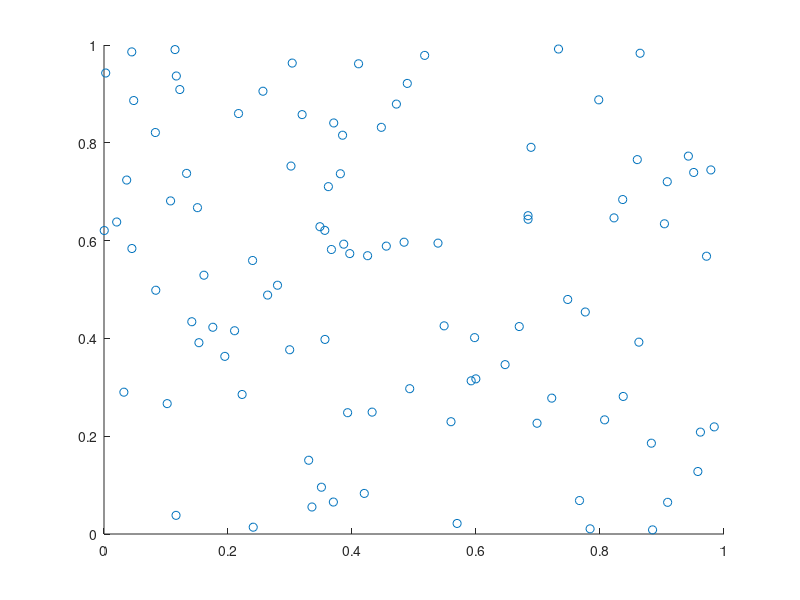
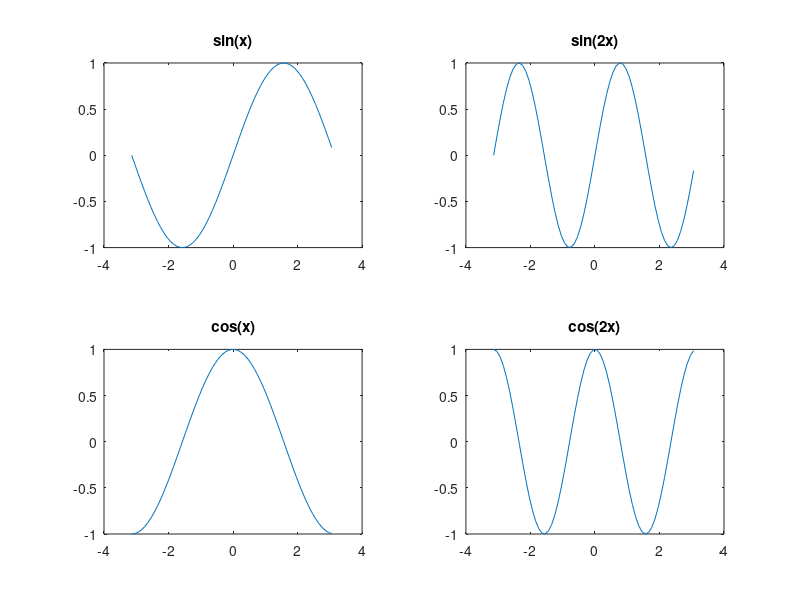

MATLAB code to generate these figures, in order:
%% Plot random 2D sample
n = 100;
samples = rand(n, 2);
scatter(samples(:, 1), samples(:, 2));

%% Plot sin(x), sin(2x), cos(x), cos(2x), between -pi and pi
x = -pi:0.1:pi;

figure();

y = sin(x);
subplot(221), plot(x, y), title('sin(x)'), pause;

y = sin(2*x);
subplot(222), plot(x, y), title('sin(2x)'), pause;

y = cos(x);
subplot(223), plot(x, y), title('cos(x)'), pause;

y = cos(2*x);
subplot(224), plot(x, y), title('cos(2x)'), pause;
